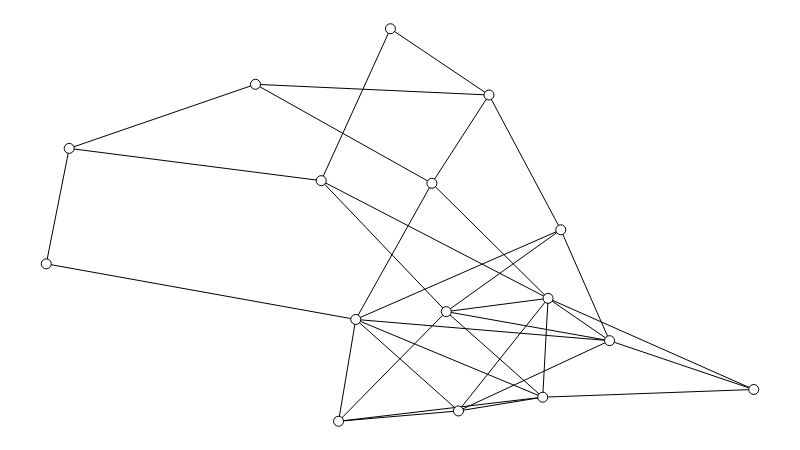

The cell this chart's notebook holds for it:
### Markdown cell above
Opa, isso é promissor! Temos um comportamento quase logaritmico, ou seja, parece que o comprimento médio praticamente estabiliza a partir de um certo número de nós. Isso parece ser uma boa proposta de pequeno mundo! Mas...

## O teste do macaco

As duplas Elisa/Bruna e Isabella/Hugo repararam que esse tipo de comportamento logaritmico também parece ser verdade para um grafo *aleatório*. O que significa grafo aleatório? Imagine um grafo que começa vazio, sem nenhuma aresta, e aos poucos um macaco vai colocando arestas aleatoriamente.

Esse modelo de construção é conhecido como [Erdos-Renyi](https://en.wikipedia.org/wiki/Erd%C5%91s%E2%80%93R%C3%A9nyi_model) e sua formalização é simples: existe uma probabilidade $p$ tal que, para quaisquer dois nós $n$ e $m$, a probabilidade da aresta $\{n, m\}$ existir é $p$.

É fácil adaptar uma função pronta do *NetworkX* para gerar grafos Erdos-Renyi com dado número de nós e dado grau médio esperado.

### Code cell
def erdos_renyi_graph(num_nodes, avg_degree):
    if num_nodes == 1:
        return nx.empty_graph(num_nodes)

    # Calcula limite de arestas a partir do grau médio.
    # Você consegue enxergar porque essa relação vale?
    max_edges = int((num_nodes * avg_degree) / 2 + 0.5)

    # A partir desse limite de arestas, calculamos o p.
    p = max_edges / (num_nodes * (num_nodes - 1))

    # Agora podemos usar a função pronta, baseada em p.
    return nx.erdos_renyi_graph(num_nodes, p)


# Gera um grafo aleatório.
g = erdos_renyi_graph(NUM_NODES, AVG_DEGREE)

# Atribui posições aos nós.
sn.set_spring_positions(g)

# Mostra o grafo.
show_graph(g)

### Figure 1 — Plotly figure (JSON) as saved in the notebook; plotly's stock layout.template omitted (floating-point values rounded to 4 significant figures)
{"data": [{"hoverinfo": "none", "line": {"color": "rgb(0, 0, 0)", "width": 1}, "mode": "lines", "x": [0.2957, 0.6258, null, 0.2957, 0.5451, null, 0.2957, 0.03241, null, 0.7093, 0.5451, null, 0.7093, 0.5826, null, 0.7093, 0.7017, null, 0.7093, 0.5654, null, 0.7093, 0.3886, null, 0.7093, 0.7962, null, 0.7093, 1, null, 0.6258, 0.7272, null, 0.6258, 0.5451, null, 0.6258, 0.4865, null, 0.4375, 0.5451, null, 0.4375, 0.5826, null, 0.4375, 0.7017, null, 0.4375, 0.7272, null, 0.4375, 0.4131, null, 0.4375, 0.7962, null, 0.4375, 0, null, 0.5826, 0.4131, null, 0.5826, 0.7962, null, 0.5826, 0.7017, null, 0.7017, 0.5654, null, 0.7017, 0.4131, null, 0.7017, 1, null, 0.5654, 0.7272, null, 0.5654, 0.3886, null, 0.5654, 0.4131, null, 0.5654, 0.7962, null, 0.7272, 0.7962, null, 0.4865, 0.3886, null, 0.03241, 0.3886, null, 0.03241, 0, null, 0.7962, 1, null], "y": [0.8585, 0.8312, null, 0.8585, 0.6063, null, 0.8585, 0.6952, null, 0.3131, 0.6063, null, 0.3131, 0.02624, null, 0.3131, 0.06127, null, 0.3131, 0.2793, null, 0.3131, 0.613, null, 0.3131, 0.2053, null, 0.3131, 0.08091, null, 0.8312, 0.4879, null, 0.8312, 0.6063, null, 0.8312, 1, null, 0.2594, 0.6063, null, 0.2594, 0.02624, null, 0.2594, 0.06127, null, 0.2594, 0.4879, null, 0.2594, 0, null, 0.2594, 0.2053, null, 0.2594, 0.4011, null, 0.02624, 0, null, 0.02624, 0.2053, null, 0.02624, 0.06127, null, 0.06127, 0.2793, null, 0.06127, 0, null, 0.06127, 0.08091, null, 0.2793, 0.4879, null, 0.2793, 0.613, null, 0.2793, 0, null, 0.2793, 0.2053, null, 0.4879, 0.2053, null, 1, 0.613, null, 0.6952, 0.613, null, 0.6952, 0.4011, null, 0.2053, 0.08091, null]}, {"hoverinfo": "none", "marker": {"color": "rgb(255, 255, 255)", "line": {"color": "rgb(0, 0, 0)", "width": 1}, "size": 10}, "mode": "markers+text", "text": [], "textfont": {"color": "rgb(0, 0, 0)"}, "textposition": "middle center", "x": [0.2957, 0.7093, 0.6258, 0.4375, 0.5451, 0.5826, 0.7017, 0.5654, 0.7272, 0.4865, 0.03241, 0.3886, 0.4131, 0.7962, 1, 0], "y": [0.8585, 0.3131, 0.8312, 0.2594, 0.6063, 0.02624, 0.06127, 0.2793, 0.4879, 1, 0.6952, 0.613, 0, 0.2053, 0.08091, 0.4011]}], "layout": {"height": 450, "margin": {"b": 0, "l": 0, "r": 0, "t": 0}, "showlegend": false, "width": 800, "xaxis": {"showgrid": false, "showticklabels": false, "zeroline": false}, "yaxis": {"showgrid": false, "showticklabels": false, "zeroline": false}}}
